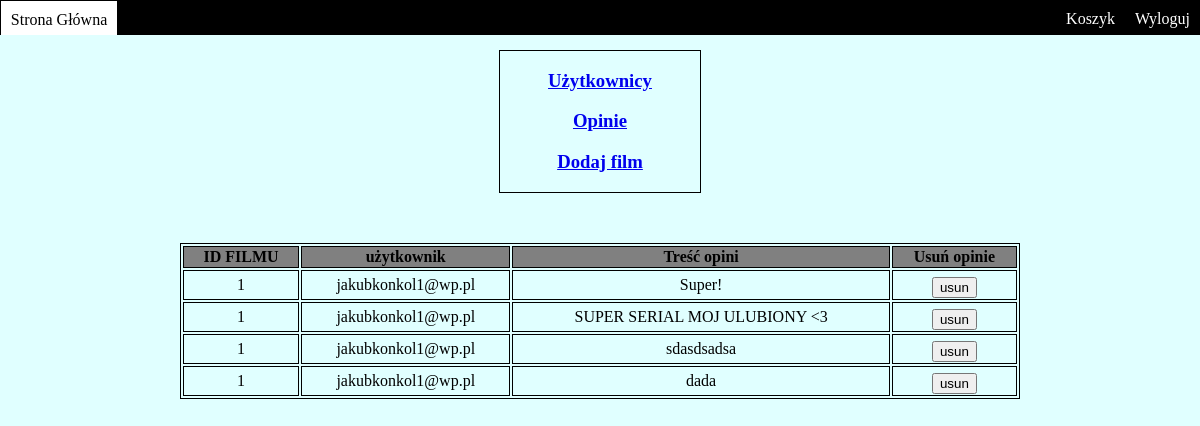
Page /AdminPanel.php?panel=opinie on the earlier database version.
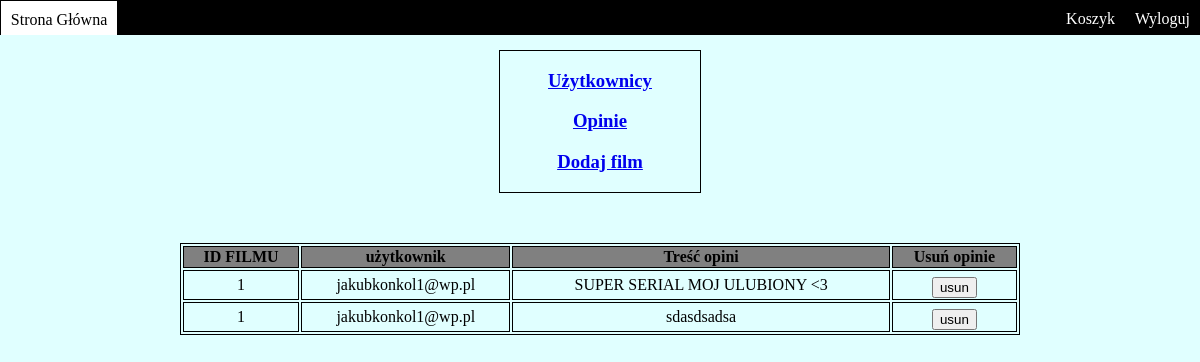
Same page on the later database version.
### tables this page shows
CREATE TABLE `opinie` (
  `user_email` varchar(50) DEFAULT NULL,
  `opinia` varchar(200) DEFAULT NULL,
  `id_filmu` int(11) DEFAULT NULL,
  `id` int(11) NOT NULL AUTO_INCREMENT,
  PRIMARY KEY (`id`)
);

### AdminClass.php (the view, shortened to what this page needs)
<?php
class AdminClass{
    public function wyswietlopinie():void{
        include "dbconnect.php";
        $query = "SELECT id, id_filmu, user_email, opinia FROM opinie";
        $select = mysqli_query($polaczenie, $query);
        if(mysqli_num_rows($select)<=0){
            echo "Nikt nie dodal zadnej opini";
        }else{
            echo"<div class='tabela'>
                <table>
                <thead>
                            <tr>
                            <th scope = 'col' > ID FILMU </th >
                            <th scope = 'col' > użytkownik </th >
                            <th scope = 'col' > Treść opini </th >
                            <th scope = 'col' > Usuń opinie </th >
                        </tr>
                        </thead>
                        <tbody>
                ";
            while ($r=mysqli_fetch_assoc($select)){
                echo "
            <tr>
                <td>$r[id_filmu]</td>
                <td>$r[user_email]</td>
                <td>$r[opinia]</td>
                <td><form action='AdminPanel.php?panel=opinie' method='post'> <input type='hidden' name='idopini' value='$r[id]'>  <input name='delopinia' type='submit' value='usun'> </form></td>
            </tr>
        ";
            }
            echo "</tbody> </table> </div>";
        }
    }
}

Differences in the rows shown:
removed opinie: id_filmu "1", user_email "jakubkonkol1@wp.pl", opinia "Super!"
removed opinie: id_filmu "1", user_email "jakubkonkol1@wp.pl", opinia "dada"
